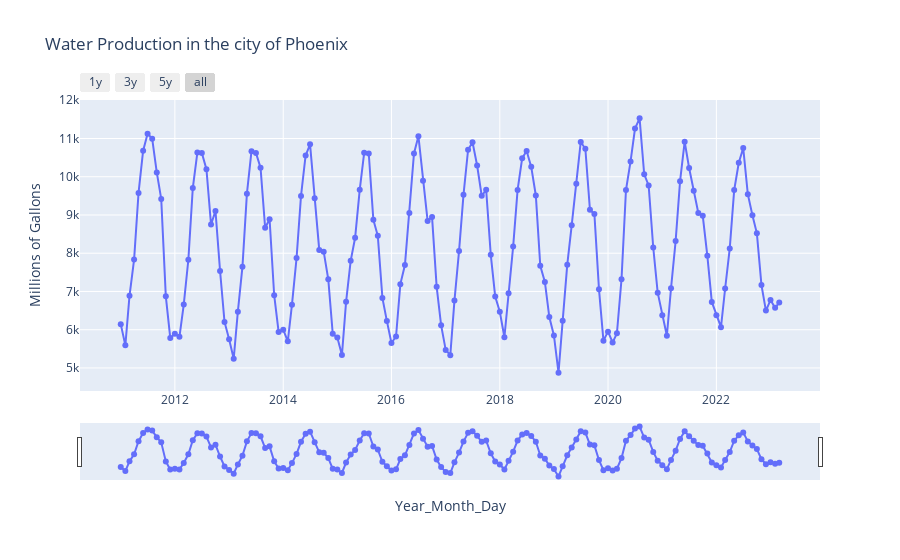

Write notebook code for a chart like this one.
### Code cell
fig = px.line(df, x= df.index, y='Millions of Gallons', title='Water Production in the city of Phoenix',markers=True)

fig.update_xaxes(
    rangeslider_visible=True,
    rangeselector=dict(
        buttons=list([
            dict(count=1, label="1y", step="year", stepmode="backward"),
            dict(count=2, label="3y", step="year", stepmode="backward"),
            dict(count=3, label="5y", step="year", stepmode="backward"),
            dict(step="all")
        ])
    )
)
fig.show()

### Figure 1 — Plotly figure (JSON) as saved in the notebook; plotly's stock layout.template omitted (floating-point values rounded to 4 significant figures; data arrays with more than 128 entries replaced by an {"elided": "..."} marker saying what was removed)
{"data": [{"hovertemplate": "Year_Month_Day=%{x}<br>Millions of Gallons=%{y}<extra></extra>", "legendgroup": "", "line": {"color": "#636efa", "dash": "solid"}, "marker": {"symbol": "circle"}, "mode": "markers+lines", "name": "", "orientation": "v", "showlegend": false, "type": "scatter", "x": {"elided": "147 str values"}, "xaxis": "x", "y": {"elided": "147 float values"}, "yaxis": "y"}], "layout": {"legend": {"tracegroupgap": 0}, "title": {"text": "Water Production in the city of Phoenix"}, "xaxis": {"anchor": "y", "domain": [0, 1], "rangeselector": {"buttons": [{"count": 1, "label": "1y", "step": "year", "stepmode": "backward"}, {"count": 2, "label": "3y", "step": "year", "stepmode": "backward"}, {"count": 3, "label": "5y", "step": "year", "stepmode": "backward"}, {"step": "all"}]}, "rangeslider": {"visible": true}, "title": {"text": "Year_Month_Day"}}, "yaxis": {"anchor": "x", "domain": [0, 1], "title": {"text": "Millions of Gallons"}}}}
